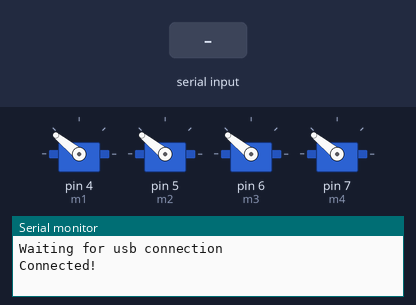
This program was run on a simulated Arduino Uno, built with avr-gcc and run on an emulated ATmega328P. On the bench: 4 × servo, the last lines printed to the serial monitor. The inputs (shaded band) are chosen by the test bench.

Above: at 0.1 s.
At 4.2 s:
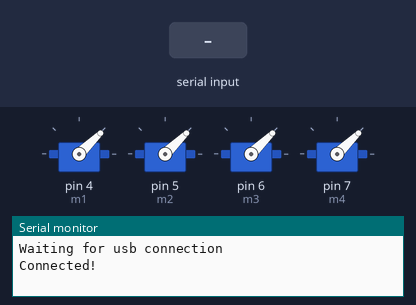
4.3 s: "90,45\n" received over the second serial link
At 6.2 s:
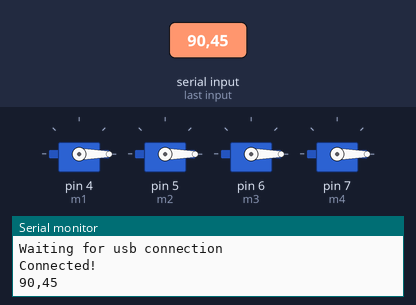
6.7 s: "5\n" received over the second serial link
Timing chart, 0 to 9.7 s (numbered marks = the images above; inputs shaded):
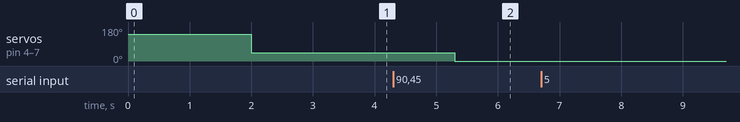

The program:

main.cpp
```cpp
#include <Arduino.h>
#include <SoftwareSerial.h>
#include <Servo.h>

Servo m1, m2, m3, m4; //1030 - 1440

SoftwareSerial btSerial(10, 11); // RX, TX

void setMotorsSpeed(int m1s ,int m2s ,int m3s ,int m4s) {
    m1.writeMicroseconds(m1s);
    m2.writeMicroseconds(m2s);
    m3.writeMicroseconds(m3s);
    m4.writeMicroseconds(m4s);
}

void setup() {
  // Open serial communications and wait for port to open:
 Serial.begin(57600);

 Serial.print("Waiting for usb connection");

 while (!Serial) {
   Serial.print(".");
 }

 Serial.println("");
 Serial.println("Connected!");

 btSerial.begin(9600);


 m1.attach(4);
 m2.attach(5);
 m3.attach(6);
 m4.attach(7);

 setMotorsSpeed(2000,2000,2000,2000);
 delay(2000);
 setMotorsSpeed(1000,1000,1000,1000);
 delay(1000);
}


void loop() {

  if (btSerial.available()) {
      String btString;
      btString = btSerial.readString();
      Serial.println(btString);
      int speed = atoi(btString.c_str());
      setMotorsSpeed(speed, speed, speed, speed);
    }
    if (Serial.available()) {
      btSerial.print(Serial.readString());
    }

}
```

Measured:
- after the input at 4.3 s, servo on pin 4 (m1), servo on pin 5 (m2), servo on pin 6 (m3), servo on pin 7 (m4): 44° → 0° after 1.0 s
